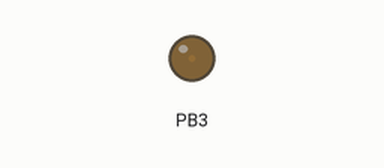
Simulated run of this program. Board: ATmega16, built with avr-gcc and emulated at 1 MHz. Parts: output pins drawn as LEDs (lit = HIGH).

Above: at 0.05 s.
At 9.45 s:
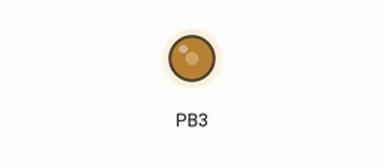
At 19.95 s:
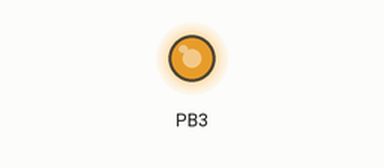
At 39.85 s:
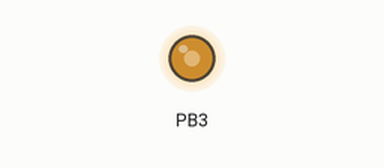
Timing chart, 0 to 40.0 s (numbered marks = the images above):
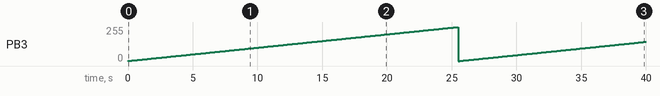

Measured:
- by itself, PB3: 0/255 → 1/255 at 0.00 s, → 2/255 0.10 s later, → 3/255 0.10 s later, → 4/255 0.10 s later, … (400 changes in this stretch)

The program:

main.c
```c
/*
  * pwmnew.c
 *
 * Created: 11/6/2018 3:31:35 PM
 * Author : Yameen Abdullah
 */


#define F_CPU 1000000UL
#include <avr/io.h>
#include <util/delay.h>

int main(void)
{

	/* Replace with your application code */
	TCCR0 |= (1 << WGM00) | (1 << WGM01) | (1 << COM01) | (1 << CS00);
	DDRB |= 1 << PINB3;
	OCR0=0;
	while (1)
    {
		OCR0++;
		_delay_ms(100);
	}
}

 
```
